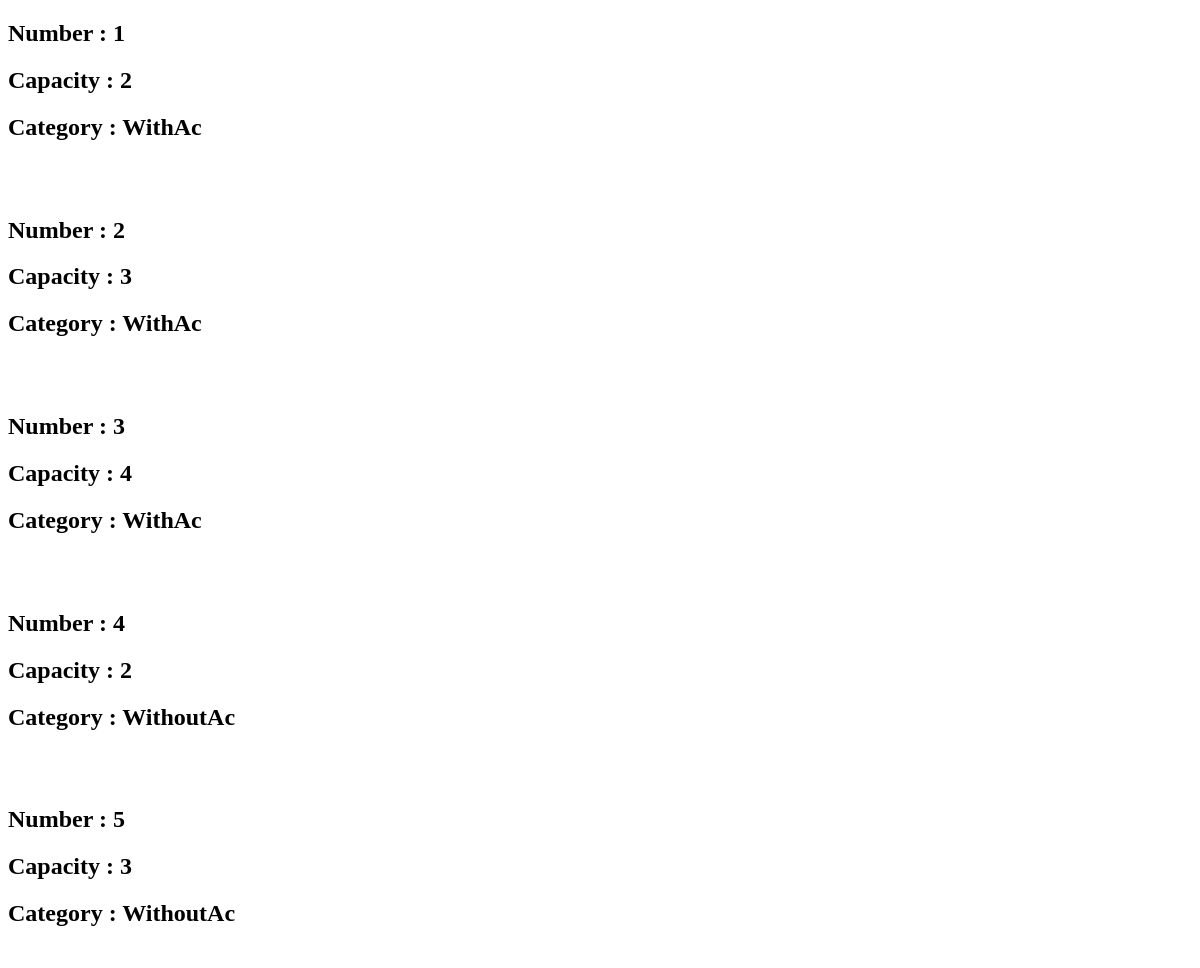
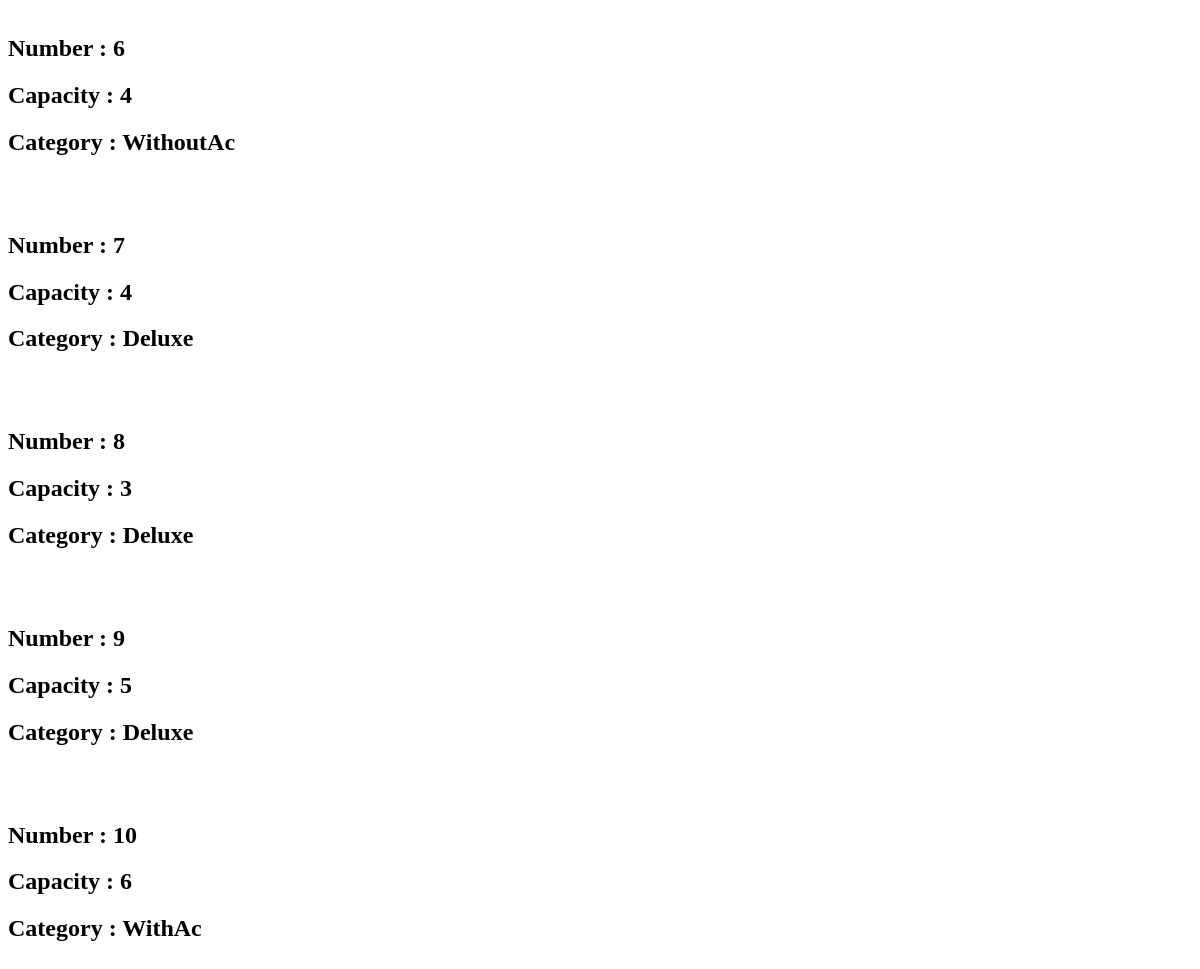
Before: /book_now/ with the older database file (2 pictures, top to bottom).
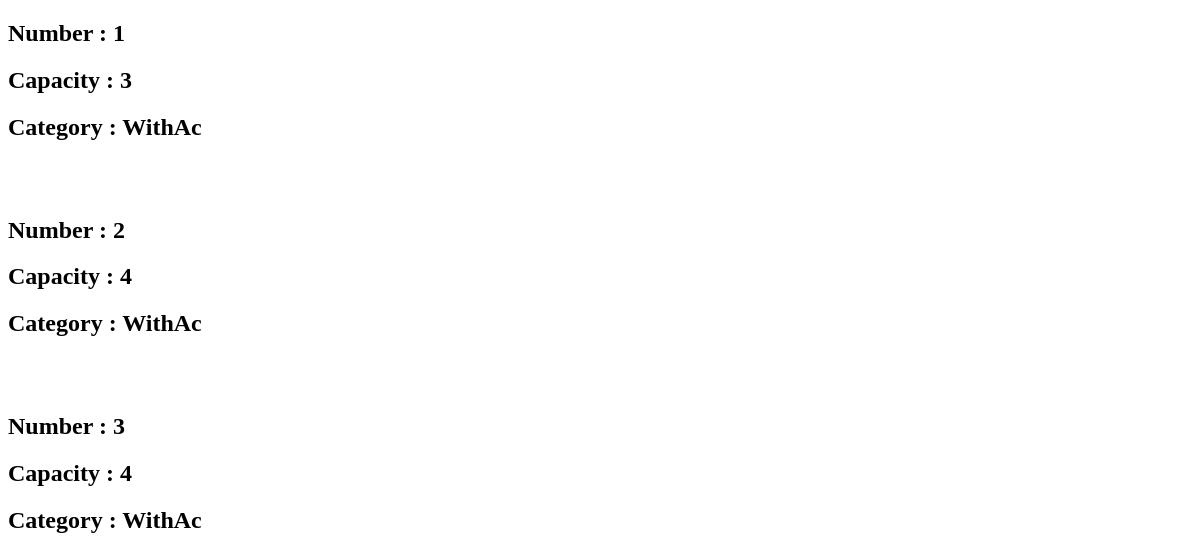
After: the same page with the newer database file.
### HMS_APP/models.py (models this page shows, shortened)
class Room(models.Model) :
    ROOM_CATEGORIES = (
        ('WithAc', 'AC'),
        ('WithoutAc', 'NON-AC'),
        ('Deluxe', 'DELUXE'),
    )
    number = models.IntegerField()
    category = models.CharField(max_length = 10, choices=ROOM_CATEGORIES)
    capacity = models.IntegerField()
    room_description = models.TextField()
    room_price = models.IntegerField(help_text = "Price Per Day", null=True)
    room_picture = models.ImageField(null=True)

### HMS_APP/views.py (the view)
# urls.py: path('book_now/', views.showDetails, name = "showDetails"),
def showDetails(request):
    RoomDetails = Room.objects.all()
    context = {'roomDetails' : RoomDetails}
    return render(request, 'details.html', context)

### templates/details.html (shortened to what this page needs)
<!DOCTYPE html>
<html lang="en">
<head>
</head>
<body>
 {% for rooms in roomDetails %}
  <a href = "{% url 'BookSelection' number=rooms.number %}">
  <h2> Number : {{rooms.number }}</h2>
  <h2> Capacity : {{rooms.capacity }}</h2>
  <h2> Category : {{rooms.category }}</h2>
  <br>
  <br>
    {%endfor%}
  </a>
</body>
</html>

Changed rows visible on the page:
removed Room: number "1", capacity "2", category "WithAc"
removed Room: number "2", capacity "3", category "WithAc"
removed Room: number "4", capacity "2", category "WithoutAc"
removed Room: number "5", capacity "3", category "WithoutAc"
removed Room: number "6", capacity "4", category "WithoutAc"
removed Room: number "7", capacity "4", category "Deluxe"
removed Room: number "8", capacity "3", category "Deluxe"
removed Room: number "9", capacity "5", category "Deluxe"
removed Room: number "10", capacity "6", category "WithAc"
added Room: number "1", capacity "3", category "WithAc"
added Room: number "2", capacity "4", category "WithAc"
